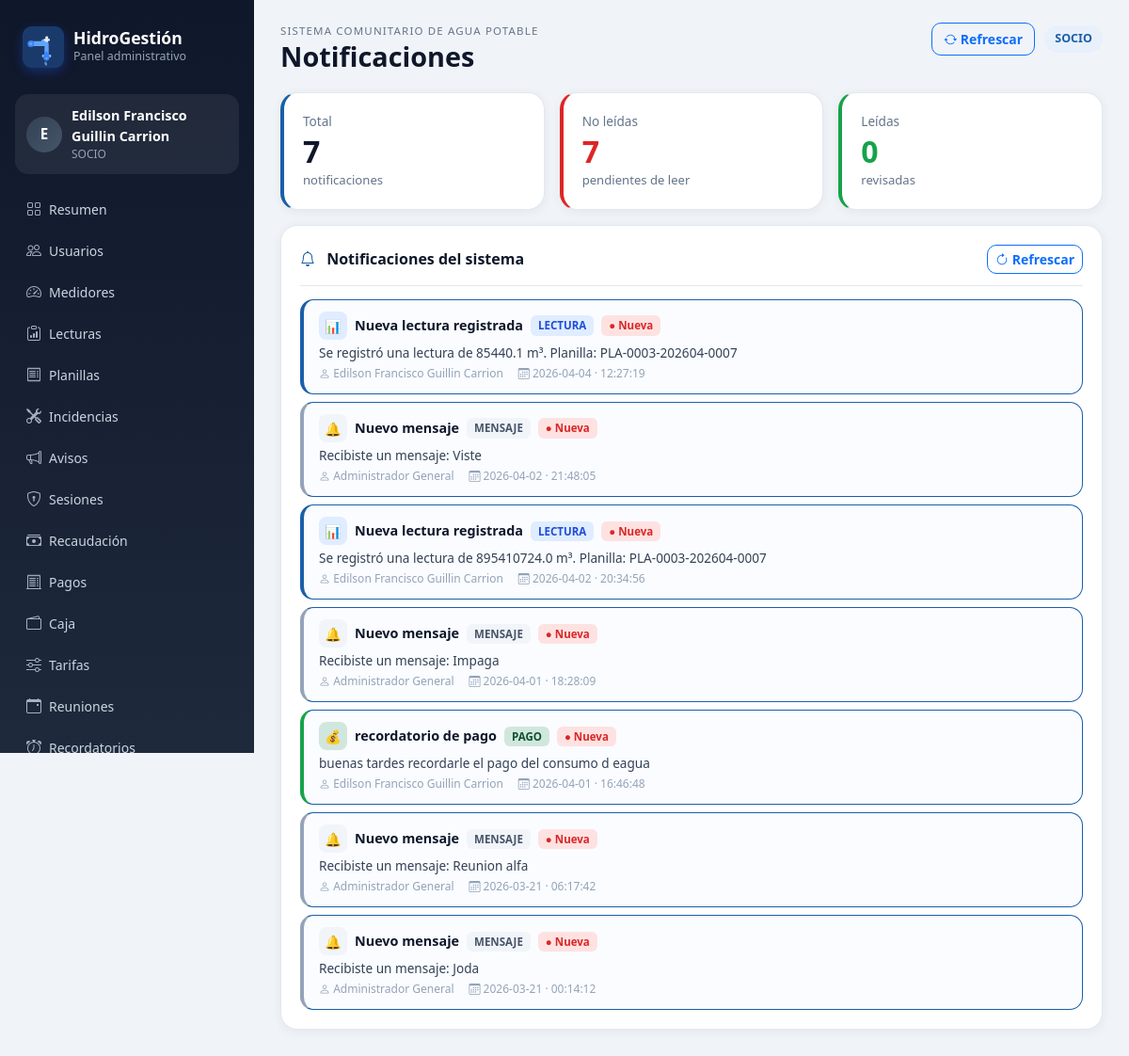
Page /dashboard/notificaciones (signed in) on the committed database.
### app/models.py (models this page shows)
class TimestampMixin:
    creado_en = db.Column(db.DateTime, default=datetime.utcnow, nullable=False)
    actualizado_en = db.Column(db.DateTime, onupdate=datetime.utcnow)

class Notificacion(TimestampMixin, db.Model):
    __tablename__ = 'notificaciones'
    id = db.Column(db.Integer, primary_key=True)
    usuario_id = db.Column(db.Integer, db.ForeignKey('usuarios.id'), nullable=False)
    titulo = db.Column(db.String(150), nullable=False)
    mensaje = db.Column(db.Text, nullable=False)
    tipo = db.Column(db.String(30), nullable=False)
    referencia_tabla = db.Column(db.String(50))
    referencia_id = db.Column(db.Integer)
    leido = db.Column(db.Boolean, default=False, nullable=False)
    fecha = db.Column(db.String(10), nullable=False)
    hora = db.Column(db.String(8), nullable=False)
    usuario = db.relationship('Usuario', backref='notificaciones')

class Usuario(TimestampMixin, db.Model):
    __tablename__ = 'usuarios'
    id = db.Column(db.Integer, primary_key=True)
    rol_id = db.Column(db.Integer, db.ForeignKey('roles.id'), nullable=False)
    cedula = db.Column(db.String(20), unique=True)
    nombres = db.Column(db.String(120), nullable=False)
    apellidos = db.Column(db.String(120), nullable=False)
    telefono = db.Column(db.String(20))
    email = db.Column(db.String(120), unique=True)
    username = db.Column(db.String(80), unique=True)
    password_hash = db.Column(db.String(255), nullable=False)
    foto_perfil = db.Column(db.String(255))
    direccion_referencia = db.Column(db.String(255))
    estado = db.Column(db.String(20), default='ACTIVO', nullable=False)
    ultimo_login = db.Column(db.DateTime)
    rol = db.relationship('Rol', backref='usuarios')
    @property
    def nombre_completo(self) -> str:
        return f"{self.nombres} {self.apellidos}".strip()

### app/routes/dashboard.py (the view)
@dashboard_bp.get('/notificaciones')
@dashboard_required
def notificaciones_view():
    return render_template(
        'dashboard/notificaciones.html',
        notificaciones=Notificacion.query.order_by(Notificacion.id.desc()).all(),
        usuarios=Usuario.query.filter_by(estado='ACTIVO').order_by(Usuario.nombres).all()
    )

### app/routes/dashboard.py (called while the page is built)
def dashboard_required(view_func):
    from functools import wraps
    @wraps(view_func)
    def wrapper(*args, **kwargs):
        if not session.get('web_user_id'):
            return redirect(url_for('dashboard.login_page'))
        return view_func(*args, **kwargs)
    return wrapper

### app/templates/dashboard/notificaciones.html (shortened to what this page needs)
{% extends 'dashboard/base.html' %}
{% block page_title %}Notificaciones{% endblock %}
{% block content %}
{% set total = notificaciones|length %}
{% set no_leidas = notificaciones|rejectattr('leido')|list|length %}
{% set leidas = notificaciones|selectattr('leido')|list|length %}
<div class="row g-3 mb-3">
    <div class="col-md-4">
        <div class="metric-card" style="border-left:4px solid #1a5fa8;">
            <div class="metric-card__label">Total</div>
            <div class="metric-card__value">{{ total }}</div>
            <div class="metric-card__hint">notificaciones</div>
        </div>
    </div>
    <div class="col-md-4">
        <div class="metric-card" style="border-left:4px solid #dc2626;">
            <div class="metric-card__label">No leídas</div>
            <div class="metric-card__value" style="color:#dc2626;">{{ no_leidas }}</div>
            <div class="metric-card__hint">pendientes de leer</div>
        </div>
    </div>
    <div class="col-md-4">
        <div class="metric-card" style="border-left:4px solid #16a34a;">
            <div class="metric-card__label">Leídas</div>
            <div class="metric-card__value" style="color:#16a34a;">{{ leidas }}</div>
            <div class="metric-card__hint">revisadas</div>
        </div>
    </div>
</div>
<div class="row g-3">
    <div class="col-lg-{% if session.get('web_role') == 'ADMIN' %}8{% else %}12{% endif %}">
        <div class="panel-card">
            <div class="panel-card__header">
                <h3 class="panel-card__title">
                    <i class="bi bi-bell me-2" style="color:#1a5fa8;"></i>
                    Notificaciones del sistema
                </h3>
                <a class="btn btn-sm btn-outline-primary" href="{{ url_for('dashboard.refresh_page') }}">
                    <i class="bi bi-arrow-clockwise"></i> Refrescar
                </a>
            </div>
            {% if notificaciones %}
            <div class="list-stack">
                {% for n in notificaciones %}
                <div style="
                    border:1px solid {% if not n.leido %}#1a5fa8{% else %}#e2e8f0{% endif %};
                    border-radius:14px;
                    padding:12px 16px;
                    border-left:4px solid
                    {% if n.tipo == 'LECTURA' %}#1a5fa8
                    {% elif n.tipo == 'PAGO' %}#16a34a
                    {% elif n.tipo == 'ALERTA' %}#dc2626
                    {% elif n.tipo == 'INCIDENCIA' %}#f59e0b
                    {% else %}#94a3b8{% endif %};
                    background:{% if not n.leido %}#fafcff{% else %}#fff{% endif %};
                    transition:box-shadow .2s;
                " onmouseover="this.style.boxShadow='0 4px 16px rgba(0,0,0,.08)'"
                   onmouseout="this.style.boxShadow='none'">
                    <div style="display:flex;justify-content:space-between;align-items:flex-start;gap:10px;">
                        <div style="flex:1;">
                            <div style="display:flex;align-items:center;gap:8px;flex-wrap:wrap;margin-bottom:4px;">
                                <div style="
                                    width:30px;height:30px;border-radius:8px;
                                    display:grid;place-items:center;font-size:14px;
                                    {% if n.tipo == 'LECTURA' %}background:#e0ecff;
                                    {% elif n.tipo == 'PAGO' %}background:#d1e7dd;
                                    {% elif n.tipo == 'ALERTA' %}background:#fee2e2;
                                    {% elif n.tipo == 'INCIDENCIA' %}background:#fff3cd;
                                    {% else %}background:#f1f5f9;{% endif %}
                                    flex-shrink:0;">
                                    {% if n.tipo == 'LECTURA' %}📊
                                    {% elif n.tipo == 'PAGO' %}💰
                                    {% elif n.tipo == 'ALERTA' %}🚨
                                    {% elif n.tipo == 'INCIDENCIA' %}⚠️
                                    {% else %}🔔{% endif %}
                                </div>
                                <span style="font-weight:700;font-size:.9rem;color:#0f172a;">{{ n.titulo }}</span>
                                <span style="
                                    padding:2px 8px;border-radius:6px;font-size:.72rem;font-weight:600;
                                    {% if n.tipo == 'LECTURA' %}background:#e0ecff;color:#1d4ed8;
                                    {% elif n.tipo == 'PAGO' %}background:#d1e7dd;color:#0f5132;
                                    {% elif n.tipo == 'ALERTA' %}background:#fee2e2;color:#dc2626;
                                    {% elif n.tipo == 'INCIDENCIA' %}background:#fff3cd;color:#856404;
                                    {% else %}background:#f1f5f9;color:#475569;{% endif %}
                                ">{{ n.tipo }}</span>
                                {% if n.leido %}
                                <span style="padding:2px 8px;border-radius:6px;font-size:.72rem;font-weight:600;background:#f1f5f9;color:#94a3b8;">
                                    <i class="bi bi-check2"></i> Leída
                                </span>
                                {% else %}
                                <span style="padding:2px 8px;border-radius:6px;font-size:.72rem;font-weight:700;background:#fee2e2;color:#dc2626;">
                                    ● Nueva
                                </span>
                                {% endif %}
                            </div>
                            <div style="font-size:.85rem;color:#334155;margin-bottom:4px;line-height:1.4;">
                                {{ n.mensaje }}
                            </div>
                            <div style="display:flex;gap:16px;flex-wrap:wrap;">
                                {% if n.usuario %}
                                <div style="font-size:.75rem;color:#94a3b8;">
                                    <i class="bi bi-person"></i> {{ n.usuario.nombre_completo }}
                                </div>
                                {% endif %}
                                <div style="font-size:.75rem;color:#94a3b8;">
                                    <i class="bi bi-calendar3"></i> {{ n.fecha or '-' }}
                                    {% if n.hora %}· {{ n.hora }}{% endif %}
                                </div>
                            </div>
                        </div>
                    </div>
                </div>
                {% endfor %}
            </div>
            {% else %}
            <div class="empty-state">
                <i class="bi bi-bell-slash" style="font-size:2rem;display:block;margin-bottom:8px;color:#cbd5e1;"></i>
                No hay notificaciones registradas.
            </div>
            {% endif %}
        </div>
    </div>
</div>
{% endblock %}

### app/static/css/style.css (style rules this page uses)
:root { --bg: #f0f4f8; --card: #ffffff; --primary: #1a5fa8; --primary-light: #e8f0fb; --primary-dark: #0d3f72; --dark: #0f172a; --muted: #64748b; --border: #e2e8f0; --success: #16a34a; --warning: #f59e0b; --danger: #dc2626; --sidebar-width: 270px; }
* { box-sizing: border-box; }
body.app-body { background: var(--bg); color: #1e293b; font-family: 'Segoe UI', Tahoma, sans-serif; margin: 0; }
.panel-card { background: var(--card); border-radius: 18px; padding: 20px; box-shadow: 0 2px 12px rgba(15,23,42,.06); border: 1px solid var(--border); height: auto; margin-bottom: 16px; }
.metric-card { background: var(--card); border-radius: 18px; padding: 20px; box-shadow: 0 2px 12px rgba(15,23,42,.06); border: 1px solid var(--border); height: 100%; transition: transform .2s, box-shadow .2s; }
.panel-card__header { display: flex; justify-content: space-between; align-items: center; margin-bottom: 14px; padding-bottom: 12px; border-bottom: 1px solid var(--border); }
.panel-card__title { margin: 0; font-size: 1rem; font-weight: 700; color: #0f172a; }
.metric-card__label { color: var(--muted); font-size: .85rem; margin-bottom: 4px; }
.metric-card__value { font-size: 2rem; font-weight: 800; color: #0f172a; line-height: 1.1; }
.metric-card__hint { color: var(--muted); font-size: .82rem; margin-top: 4px; }
.list-stack { display: grid; gap: 8px; }
.btn { border-radius: 10px; font-weight: 600; font-size: .875rem; transition: all .2s; }

### rows in the picture
Notificacion: titulo "Nueva lectura registrada", tipo "LECTURA", leido "● Nueva", mensaje "Se registró una lectura de 85440.1 m³. Planilla: PLA-0003-202604-0007", usuario.nombre_completo "Edilson Francisco Guillin Carrion", fecha "2026-04-04", hora "12:27:19"
Notificacion: titulo "Nuevo mensaje", tipo "MENSAJE", leido "● Nueva", mensaje "Recibiste un mensaje: Viste", usuario.nombre_completo "Administrador General", fecha "2026-04-02", hora "21:48:05"
Notificacion: titulo "Nueva lectura registrada", tipo "LECTURA", leido "● Nueva", mensaje "Se registró una lectura de 895410724.0 m³. Planilla: PLA-0003-202604-0007", usuario.nombre_completo "Edilson Francisco Guillin Carrion", fecha "2026-04-02", hora "20:34:56"
Notificacion: titulo "Nuevo mensaje", tipo "MENSAJE", leido "● Nueva", mensaje "Recibiste un mensaje: Impaga", usuario.nombre_completo "Administrador General", fecha "2026-04-01", hora "18:28:09"
Notificacion: titulo "recordatorio de pago", tipo "PAGO", leido "● Nueva", mensaje "buenas tardes recordarle el pago del consumo d eagua", usuario.nombre_completo "Edilson Francisco Guillin Carrion", fecha "2026-04-01", hora "16:46:48"
Notificacion: titulo "Nuevo mensaje", tipo "MENSAJE", leido "● Nueva", mensaje "Recibiste un mensaje: Reunion alfa", usuario.nombre_completo "Administrador General", fecha "2026-03-21", hora "06:17:42"
Notificacion: titulo "Nuevo mensaje", tipo "MENSAJE", leido "● Nueva", mensaje "Recibiste un mensaje: Joda", usuario.nombre_completo "Administrador General", fecha "2026-03-21", hora "00:14:12"

### other values in the picture
{{ (session.get('web_name', 'A')[:1]).upper() }} "E"
{{ session.get('web_name') }} "Edilson Francisco Guillin Carrion"
{{ session.get('web_role') }} "SOCIO"
{{ total }} "7"
{{ no_leidas }} "7"
{{ leidas }} "0"
